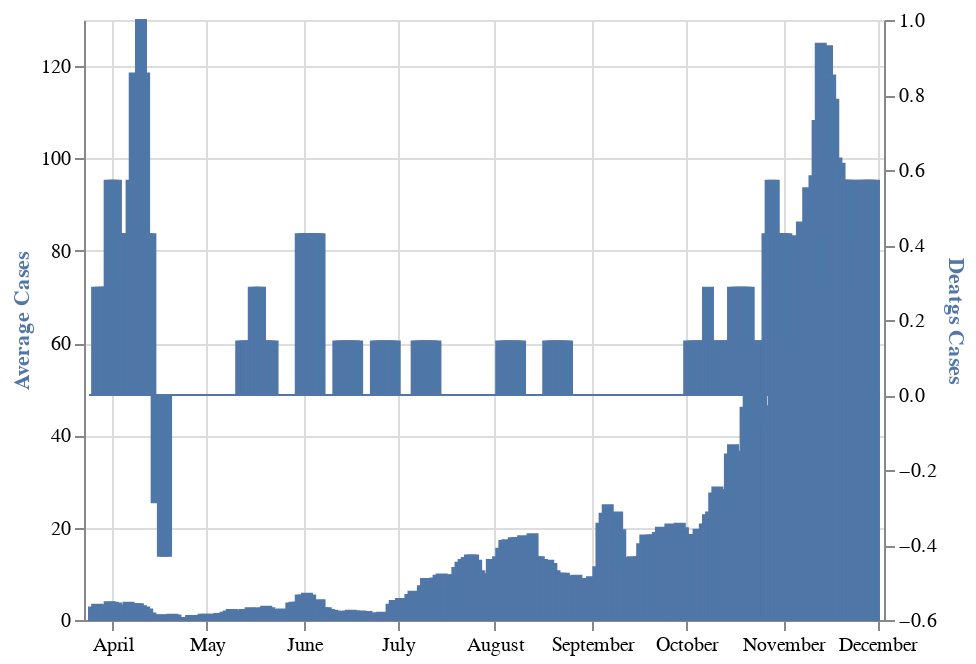

The notebook cell saved with this chart:
### Code cell
base = alt.Chart(covid_s).encode(
    alt.X('date:T', axis=alt.Axis(title=None))
)

line_c = base.mark_bar(stroke='#5276A7', interpolate='monotone').encode(
    alt.Y('cases_avg',
          axis=alt.Axis(title='Average Cases', titleColor='#5276A7'))
)

line_d = base.mark_bar(stroke='#5276A7', interpolate='monotone').encode(
    alt.Y('deaths_avg',
          axis=alt.Axis(title='Deatgs Cases', titleColor='#5276A7'))
)

alt.layer(line_c, line_d).resolve_scale(
    y = 'independent'
)

### Figure 1 — Vega-Lite specification as saved in the notebook (floating-point values rounded to 4 significant figures; data arrays with more than 128 entries replaced by an {"elided": "..."} marker saying what was removed)
{"config": {"view": {"continuousWidth": 400, "continuousHeight": 300}}, "layer": [{"mark": {"type": "bar", "interpolate": "monotone", "stroke": "#5276A7"}, "encoding": {"x": {"type": "temporal", "axis": {"title": null}, "field": "date"}, "y": {"type": "quantitative", "axis": {"title": "Average Cases", "titleColor": "#5276A7"}, "field": "cases_avg"}}}, {"mark": {"type": "bar", "interpolate": "monotone", "stroke": "#5276A7"}, "encoding": {"x": {"type": "temporal", "axis": {"title": null}, "field": "date"}, "y": {"type": "quantitative", "axis": {"title": "Deatgs Cases", "titleColor": "#5276A7"}, "field": "deaths_avg"}}}], "data": {"name": "data-eaebba41e17b4f7b4b22f52b1beb87df"}, "resolve": {"scale": {"y": "independent"}}, "$schema": "https://vega.github.io/schema/vega-lite/v4.8.1.json", "datasets": {"data-eaebba41e17b4f7b4b22f52b1beb87df": {"elided": "257 records"}}}
